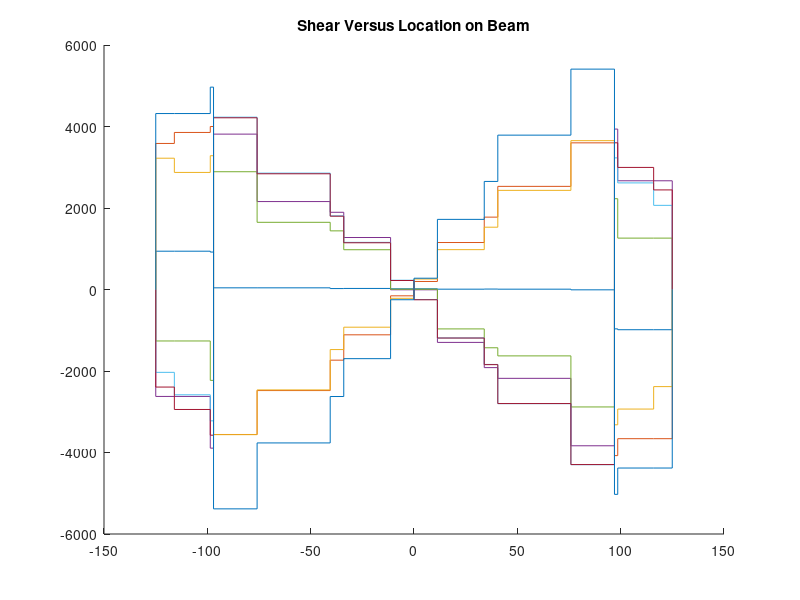
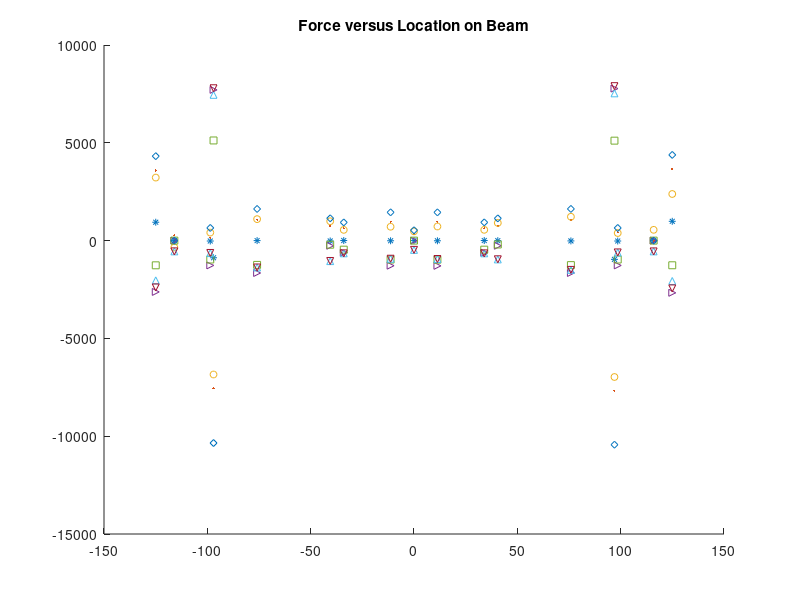

MATLAB code for these plots, in order: (Note: this script raises an error after producing the figures.)
clc,clear,clf

%% Predefining Varables

l_2=123.2;
a1=98.58;
a2=75.92;
a3=33.99;
a4=11.33;

E=[10400,10139,30400]*1000;

f=6000;
f_2=9000;

%% Load Case Varables

Bl_2=[-124.96,-124.96,-115.96,-115.96,-98.58,-98.58,-97,-97,-75.92,-75.92,-40.55,-40.55,-33.99,-33.99,-11.33,-11.33,0];
BL_fl=[Bl_2,fliplr(-Bl_2)];

V_l_fl=[0 940 940 940 940 919 919 41 41 41 41 23 23 26 26 17 17 17 17 8 8 11 11 8 8 -8 -8 -966 -966 -987 -987 -987 -987 0];

V_2_fl=[0 3584 3584 3854 3854 4000 4000 -3558 -3558 -2480 -2480 -1734 -1734 -1112 -1112 -155 -155 197 197 1153 1153 1776 1776 2531 2531 3599 3599 -4076 -4076 -3661 -3661 -3661 -3661 0];

V_3_fl=[0 3222 3222 2873 2873 3283 3283 -3562 -3562 -2464 -2464 -1474 -1474 -925 -925 -216 -216 257 257 978 978 1529 1529 2433 2433 3653 3653 -3320 -3320 -2934 -2934 -2383 -2383 0];

V_4_fl=[0 -2624 -2624 -2624 -2624 -3893 -3893 3813 3813 2158 2158 1895 1895 1276 1276 -7 -7 -7 -7 -1298 -1298 -1917 -1917 -2180 -2180 -3835 -3835 3937 3937 2668 2668 2668 2668 0];

V_5_fl=[0 -1263 -1263 -1263 -1263 -2230 -2230 2890 2890 1649 1649 1439 1439 976 976 7 7 7 7 -967 -967 -1430 -1430 -1629 -1629 -2882 -2882 2228 2228 1261 1261 1261 1261 0];

V_6_fl=[0 -2033 -2033 -2584 -2584 -3223 -3223 4229 4229 2856 2856 1807 1807 1157 1157 228 228 -246 -246 -1189 -1189 -1839 -1839 -2801 -2801 -4299 -4299 3230 3230 2616 2616 2065 2065 0];

V_7_fl=[0 -2394 -2394 -2944 -2944 -3575 -3575 4214 4214 2840 2840 1799 1799 1147 1147 221 221 -252 -252 -1191 -1191 -1844 -1844 -2799 -2799 -4296 -4296 3600 3600 2996 2996 2444 2444 0];

V_8_fl=[0 4318 4318 4318 4318 4966 4966 -5383 -5383 -3765 -3765 -2626 -2626 -1697 -1697 -251 -251 277 277 1721 1721 2652 2652 3788 3788 5408 5408 -5027 -5027 -4381 -4381 -4381 -4381 0];

%% Calculating I from P*a^3*b^2/(3*E*(3*a+b)^2) or forces from seats

def=2*f_2*(l_2+a1)^3*(l_2-a1)^2./(3.*E.*(3*(l_2+a1)+l_2-a1)^2)+2*f*(l_2+a2)^3*(l_2-a2)^2./(3.*E.*(3*(l_2+a2)+l_2-a2)^2)+...
    2*f*(l_2+a3)^3*(l_2-a3)^2./(3.*E.*(3*(l_2+a3)+l_2-a3)^2)+2*f_2*(l_2+a4)^3*(l_2-a4)^2./(3.*E.*(3*(l_2+a4)+l_2-a4)^2);

I=def*1;

%% Plots of Shear versus the location on the beam

hold on

plot(BL_fl,V_l_fl)
plot(BL_fl,V_2_fl)
plot(BL_fl,V_3_fl)
plot(BL_fl,V_4_fl)
plot(BL_fl,V_5_fl)
plot(BL_fl,V_6_fl)
plot(BL_fl,V_7_fl)
plot(BL_fl,V_8_fl)
title('Shear Versus Location on Beam')

hold off

%% Calculating an I that satisfies the load forces from the seat supports

tw=.4;
b=6.75;
tf=.8;
b2=5.75;
tf2=.7;
d=10.5-tf-tf2;

IB=tw*(d-tf-tf2)^3/12+(b*tf^3/12+b*tf*((d-tf-tf2)/2)^2)+(b2*tf2^3/12+b2*tf2*((d-tf-tf2)/2)^2);
dis=(b-1.05)/2;
dis2=(b2-1.38)/2;

%% Load Case Analysis

F_L_1=zeros(1,length(V_8_fl)/2);
F_L_2=zeros(1,length(F_L_1));
F_L_3=zeros(1,length(F_L_1));
F_L_4=zeros(1,length(F_L_1));
F_L_5=zeros(1,length(F_L_1));
F_L_6=zeros(1,length(F_L_1));
F_L_7=zeros(1,length(F_L_1));
F_L_8=zeros(1,length(F_L_1));
B_FL=zeros(1,length(F_L_1));

for n=1:length(V_8_fl)/2
    
    F_L_1(n)=-V_l_fl(2*n-1)+V_l_fl(2*n);
    F_L_2(n)=-V_2_fl(2*n-1)+V_2_fl(2*n);
    F_L_3(n)=-V_3_fl(2*n-1)+V_3_fl(2*n);
    F_L_4(n)=-V_4_fl(2*n-1)+V_4_fl(2*n);
    F_L_5(n)=-V_5_fl(2*n-1)+V_5_fl(2*n);
    F_L_6(n)=-V_6_fl(2*n-1)+V_6_fl(2*n);
    F_L_7(n)=-V_7_fl(2*n-1)+V_7_fl(2*n);
    F_L_8(n)=-V_8_fl(2*n-1)+V_8_fl(2*n);
    B_FL(n)=BL_fl(2*n);
    
end

figure

hold on

plot(B_FL,F_L_1,'*','Markersize',5)
plot(B_FL,F_L_2,'.','Markersize',5)
plot(B_FL,F_L_3,'o','Markersize',5)
plot(B_FL,F_L_4,'>','Markersize',5)
plot(B_FL,F_L_5,'s','Markersize',5)
plot(B_FL,F_L_6,'^','Markersize',5)
plot(B_FL,F_L_7,'v','Markersize',5)
plot(B_FL,F_L_8,'d','Markersize',5)
title('Force versus Location on Beam')

hold off

%% Check to ensure that the forces cancel out

%sum(F_L_1)
%sum(F_L_2)
%sum(F_L_3)
%sum(F_L_4)
%sum(F_L_5)
%sum(F_L_6)
%sum(F_L_7)
%sum(F_L_8)

%% Generating Moments from Shear to see if any moments are applied to beam in load cases


B_Fl=B_FL+l_2;
BF=B_Fl(1);
B_Fl(1)=B_Fl(1)-BF;
B_Fl(length(B_Fl))=B_Fl(length(B_Fl))+BF;

[M1] = rsum(V_l_fl,B_Fl);
[M2] = rsum(V_2_fl,B_Fl);
[M3] = rsum(V_3_fl,B_Fl);
[M4] = rsum(V_4_fl,B_Fl);
[M5] = rsum(V_5_fl,B_Fl);
[M6] = rsum(V_6_fl,B_Fl);
[M7] = rsum(V_7_fl,B_Fl);
[M8] = rsum(V_8_fl,B_Fl);


figure

hold on

plot(B_Fl, M1)
plot(B_Fl, M2)
plot(B_Fl, M3)
plot(B_Fl, M4)
plot(B_Fl, M5)
plot(B_Fl, M6)
plot(B_Fl, M7)
plot(B_Fl, M8)

title('Moment versus Location on Beam from Riemann Sum')

hold off

max(M1)
